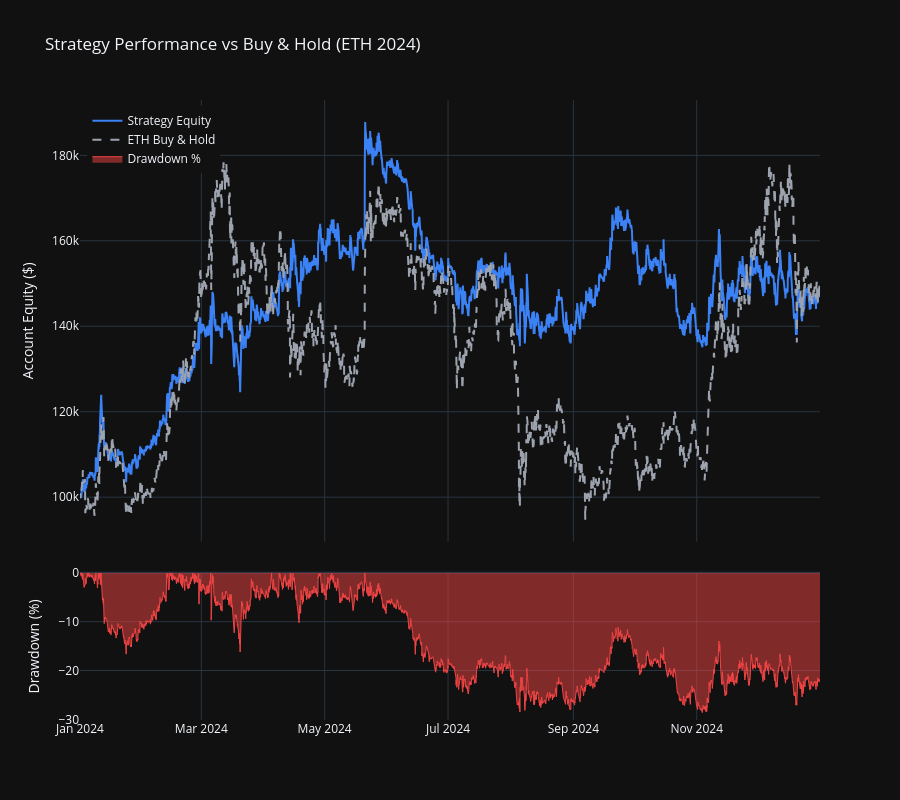

Here is the notebook cell this chart was saved with:
### Code cell
# --- Cell 3: Interactive Dashboard Chart ---

# Downsample data for rendering speed. 
# Plotly in a browser struggles with 500k+ points, so we sample every 60th point (hourly intervals)
df_chart = df.gather_every(60)

# Create subplots: main chart for equity, smaller bottom chart for drawdowns
fig = make_subplots(rows=2, cols=1, shared_xaxes=True, 
                    vertical_spacing=0.05, row_heights=[0.75, 0.25])

# Trace 1: Strategy Equity
fig.add_trace(go.Scatter(x=df_chart["timestamp"], y=df_chart["equity"], 
                         name="Strategy Equity", line=dict(color='#3b82f6', width=2)), row=1, col=1)

# Trace 2: Buy & Hold Benchmark
fig.add_trace(go.Scatter(x=df_chart["timestamp"], y=df_chart["benchmark"], 
                         name="ETH Buy & Hold", line=dict(color='#9ca3af', dash='dash')), row=1, col=1)

# Trace 3: Drawdown "Underwater" Chart
fig.add_trace(go.Scatter(x=df_chart["timestamp"], y=df_chart["drawdown_pct"], 
                         name="Drawdown %", fill='tozeroy', line=dict(color='#ef4444', width=1)), row=2, col=1)

fig.update_layout(
    title="Strategy Performance vs Buy & Hold (ETH 2024)",
    hovermode="x unified",
    height=800,
    template="plotly_dark",
    legend=dict(yanchor="top", y=0.99, xanchor="left", x=0.01)
)

fig.update_yaxes(title_text="Account Equity ($)", row=1, col=1)
fig.update_yaxes(title_text="Drawdown (%)", row=2, col=1)

fig.show()

### Figure 1 — Plotly figure (JSON) as saved in the notebook; plotly's stock layout.template omitted (floating-point values rounded to 4 significant figures; data arrays with more than 128 entries replaced by an {"elided": "..."} marker saying what was removed)
{"data": [{"line": {"color": "#3b82f6", "width": 2}, "name": "Strategy Equity", "type": "scatter", "x": {"elided": "8784 str values"}, "xaxis": "x", "y": {"elided": "8784 float values"}, "yaxis": "y"}, {"line": {"color": "#9ca3af", "dash": "dash"}, "name": "ETH Buy & Hold", "type": "scatter", "x": {"elided": "8784 str values"}, "xaxis": "x", "y": {"elided": "8784 float values"}, "yaxis": "y"}, {"fill": "tozeroy", "line": {"color": "#ef4444", "width": 1}, "name": "Drawdown %", "type": "scatter", "x": {"elided": "8784 str values"}, "xaxis": "x2", "y": {"elided": "8784 float values"}, "yaxis": "y2"}], "layout": {"height": 800, "hovermode": "x unified", "legend": {"x": 0.01, "xanchor": "left", "y": 0.99, "yanchor": "top"}, "title": {"text": "Strategy Performance vs Buy & Hold (ETH 2024)"}, "xaxis": {"anchor": "y", "domain": [0, 1], "matches": "x2", "showticklabels": false}, "xaxis2": {"anchor": "y2", "domain": [0, 1]}, "yaxis": {"anchor": "x", "domain": [0.2875, 1.0], "title": {"text": "Account Equity ($)"}}, "yaxis2": {"anchor": "x2", "domain": [0, 0.2375], "title": {"text": "Drawdown (%)"}}}}
